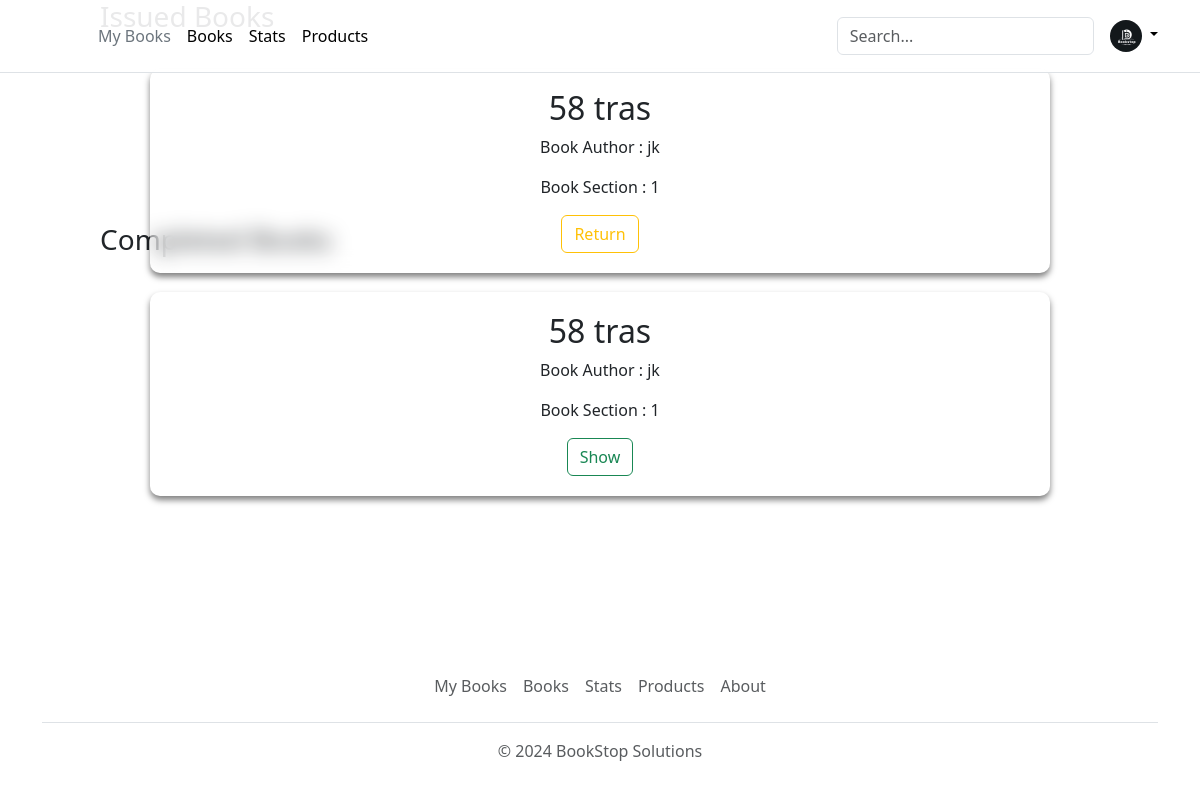
Before: /myBooks with the older database file.
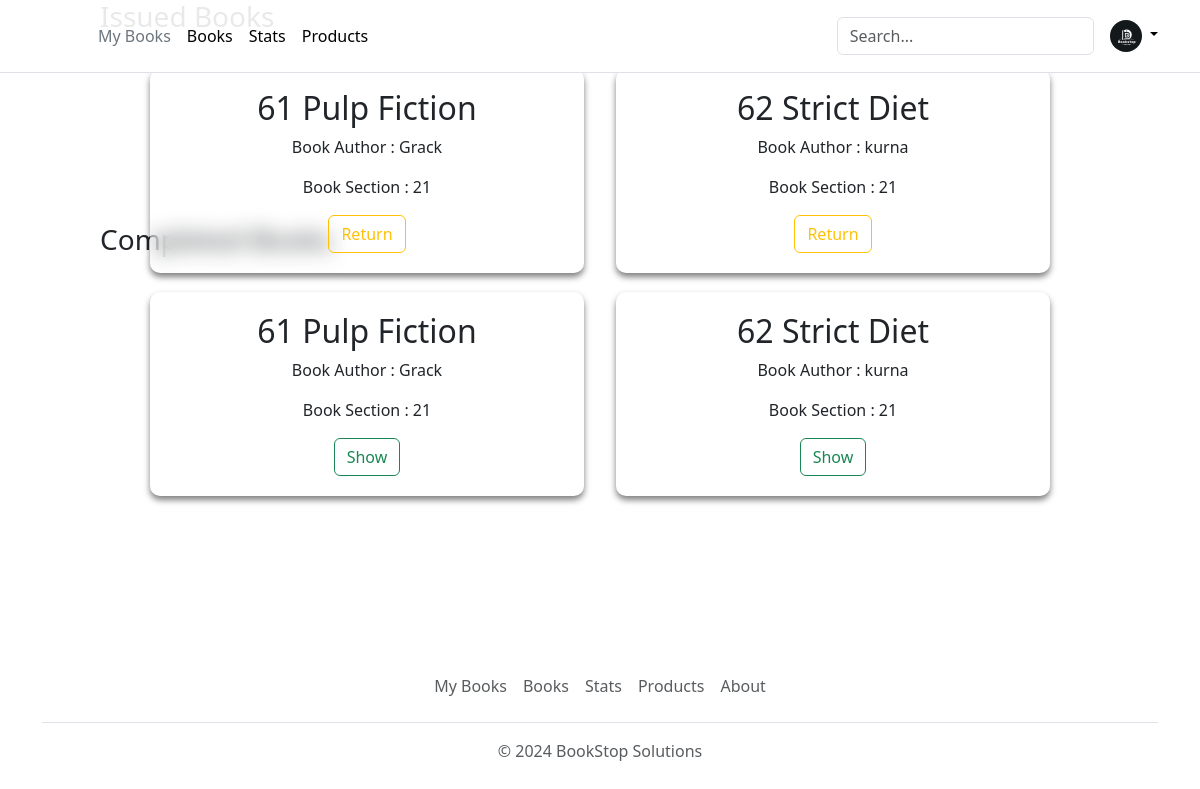
After: the same page with the newer database file.
### app.py (models this page shows)
class Books(db.Model):
    __tablename__ = 'books'
    BookId = db.Column(db.Integer, autoincrement=True, primary_key=True)
    SectionId = db.Column(db.Integer, db.ForeignKey('section.SectionId'), nullable=False)
    Title = db.Column(db.String(50), nullable=False)
    Author = db.Column(db.String(50), nullable=False)
    Content = db.Column(db.Text)
    ImageLink = db.Column(db.String(255))

### app.py (the view)
@app.route("/myBooks", methods=["GET","POST"])
def myBooks():
    books = Books.query.all()
    return render_template("myBooks.html", books= books)

### templates/myBooks.html (shortened to what this page needs)
<!DOCTYPE html>
<html lang="en">
  <head>
    <link rel="stylesheet" href="/static/add-section.css" />
    {% include 'bootstrap.html' %}
  </head>
  <body>
    <div>
      {% include 'header.html' %}
      <div>
        <h3>Issued Books</h3>
        <div class="main-container">
          {% for book in books %}
          <div class="section-container" id="1">
            <h2>{{book.BookId}} {{book.Title}}</h2>
            <p>Book Author : {{book.Author}}</p>
            <div>
              <p>Book Section : {{book.SectionId}}</p>
            </div>
            <button
              type="button"
              id="request{{book.BookId}}"
              class="btn btn-outline-warning"
            >
              Return
            </button>
          </div>
          {% endfor %}
        </div>
        <h3 class="second">Completed Books</h3>
        <div class="main-container">
          {% for book in books %}
          <div class="section-container" id="1">
            <h2>{{book.BookId}} {{book.Title}}</h2>
            <p>Book Author : {{book.Author}}</p>
            <div>
              <p>Book Section : {{book.SectionId}}</p>
            </div>
            <button
              type="button"
              id="request{{book.BookId}}"
              class="btn btn-outline-success"
            >
              Show
            </button>
          </div>
          {% endfor %}
        </div>
        {% include 'footer.html' %}
      </div>
    </div>
  </body>
</html>

Changed rows visible on the page:
removed Books: BookId "58", Title "tras", Author "jk", SectionId "1"
added Books: BookId "61", Title "Pulp Fiction", Author "Grack", SectionId "21"
added Books: BookId "62", Title "Strict Diet", Author "kurna", SectionId "21"
